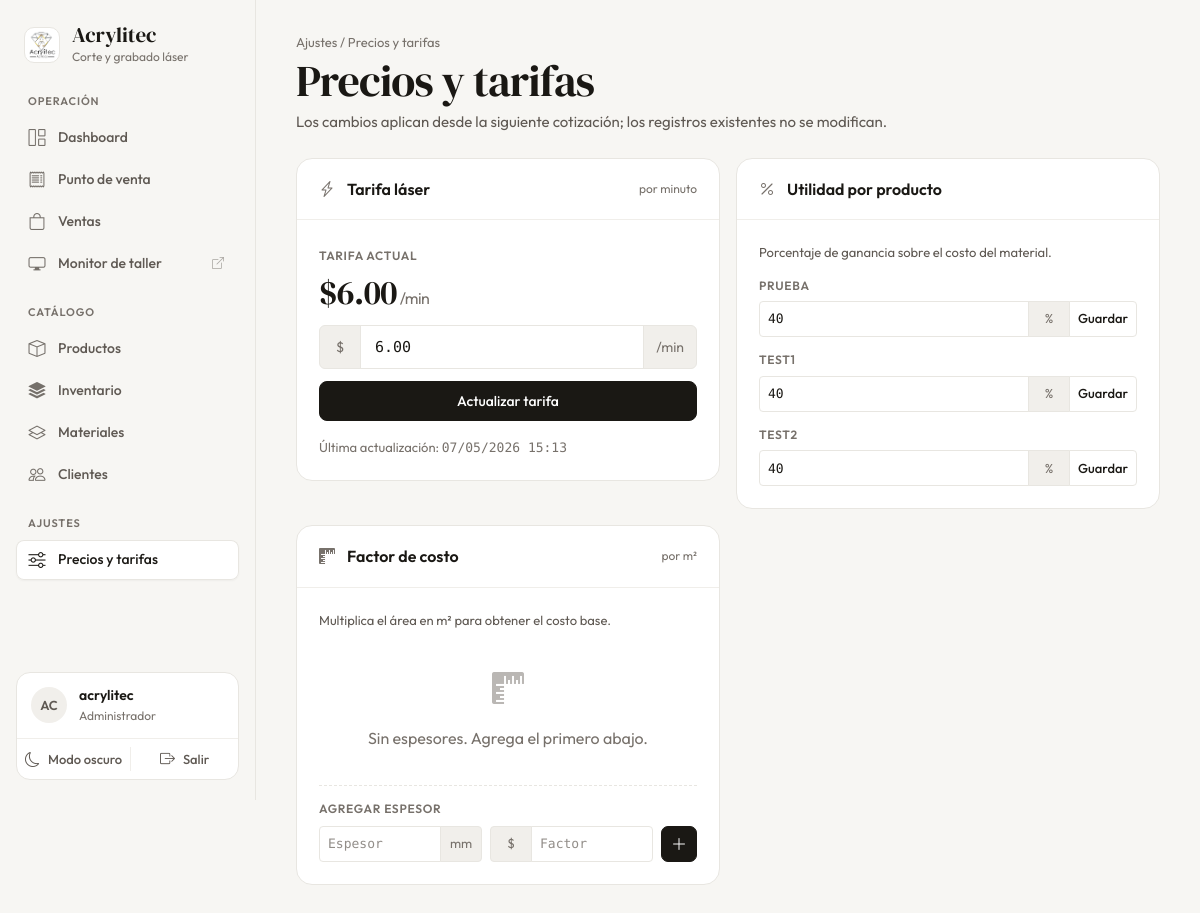
The app's page /configuracion/ (signed in) with its own data.
### gestion/models.py (models this page shows, shortened)
class ConfiguracionPrecios(models.Model):
    tarifa_laser_minuto = models.DecimalField(
        max_digits=8, decimal_places=2, default=15.00,
        verbose_name="Tarifa láser por minuto ($)"
    )
    actualizado = models.DateTimeField(auto_now=True)
    class Meta:
        managed = True
        db_table = 'configuracion_precios'
        verbose_name = "Configuración de Precios"
        verbose_name_plural = "Configuración de Precios"
    @classmethod
    def get_config(cls):
        obj, _ = cls.objects.get_or_create(pk=1)
        return obj

class Productos(models.Model):
    id_producto = models.AutoField(primary_key=True)
    nombre = models.CharField(max_length=100, blank=True, null=True)
    detalle = models.CharField(max_length=100, blank=True, null=True)
    precio_fijo = models.DecimalField(max_digits=10, decimal_places=2, blank=True, null=True, verbose_name="Precio Fijo (Opcional)")
    porcentaje_utilidad = models.IntegerField(default=40)
    foto = models.CharField(max_length=255, blank=True, null=True)
    stock_actual = models.IntegerField(default=0, verbose_name="Stock Actual")
    stock_minimo = models.IntegerField(default=0, verbose_name="Stock Mínimo")
    class Meta:
        managed = True
        db_table = 'productos'
        verbose_name = "Producto"
        verbose_name_plural = "Productos"

### gestion/views.py (the view, shortened to what this page needs)
# urls.py: path('configuracion/', views.configuracion_precios, name='configuracion_precios'),
@login_required
def configuracion_precios(request):
    config = ConfiguracionPrecios.get_config()
    productos = Productos.objects.all()
    tabuladores = TabuladorCostos.objects.order_by('espesor_mm')
    return render(request, 'gestion/configuracion_precios.html', {
        'config': config, 'productos': productos, 'tabuladores': tabuladores,
    })

### gestion/templates/gestion/configuracion_precios.html (shortened to what this page needs)
{% extends 'gestion/base.html' %}
{% block content %}
<header class="page-header">
    <div class="page-heading">
        <span class="page-eyebrow">Ajustes / Precios y tarifas</span>
        <h1 class="page-title">Precios y tarifas</h1>
        <p class="page-subtitle">Los cambios aplican desde la siguiente cotización; los registros existentes no se modifican.</p>
    </div>
</header>
<div style="display: grid; grid-template-columns: repeat(auto-fit, minmax(300px, 1fr)); gap: 16px; align-items: start;">
    <section class="card">
        <div class="card-header">
            <span class="card-title-row"><i class="bi bi-lightning-charge" style="color: var(--clr-text-muted);"></i>Tarifa láser</span>
            <span class="card-hint">por minuto</span>
        </div>
        <div class="card-body" style="display: flex; flex-direction: column; gap: 16px;">
            <div>
                <span class="eyebrow">Tarifa actual</span>
                <div class="serif" style="margin-top: 8px; font-size: 2.125rem; line-height: 1;">${{ config.tarifa_laser_minuto }}<span class="text-muted" style="font-family: var(--font-sans); font-size: 1rem;"> /min</span></div>
            </div>
            <form method="POST" style="display: flex; flex-direction: column; gap: 12px;">
                <div class="input-group">
                    <span class="input-group-text">$</span>
                    <input type="number" name="tarifa_laser_minuto" step="0.50" min="1"
                           value="{{ config.tarifa_laser_minuto }}" class="form-control" required aria-label="Tarifa por minuto">
                    <span class="input-group-text">/min</span>
                </div>
                <button type="submit" class="btn btn-primary w-100">Actualizar tarifa</button>
            </form>
            <span class="text-muted" style="font-size: 0.8125rem;">Última actualización: <span class="text-num">{{ config.actualizado|date:"d/m/Y H:i" }}</span></span>
        </div>
    </section>
    <section class="card">
        <div class="card-header">
            <span class="card-title-row"><i class="bi bi-percent" style="color: var(--clr-text-muted);"></i>Utilidad por producto</span>
        </div>
        <div class="card-body" style="display: flex; flex-direction: column; gap: 14px;">
            <p style="margin: 0; font-size: 0.8125rem;">Porcentaje de ganancia sobre el costo del material.</p>
            {% for prod in productos %}
            <form method="POST" style="display: flex; flex-direction: column; gap: 6px;">
                <label class="form-label" style="margin: 0;" for="util{{ prod.id_producto }}">{{ prod.nombre }}</label>
                <div class="input-group input-group-sm">
                    <input type="number" id="util{{ prod.id_producto }}" name="porcentaje_utilidad" min="0" max="500"
                           value="{{ prod.porcentaje_utilidad }}" class="form-control" required>
                    <span class="input-group-text">%</span>
                    <button type="submit" class="btn btn-sm">Guardar</button>
                </div>
            </form>
            {% empty %}
            <p class="text-muted" style="margin: 0;">No hay productos. <a href="{% url 'lista_productos' %}" style="text-decoration: underline;">Agrega uno.</a></p>
            {% endfor %}
        </div>
    </section>
    <section class="card">
        <div class="card-header">
            <span class="card-title-row"><i class="bi bi-rulers" style="color: var(--clr-text-muted);"></i>Factor de costo</span>
            <span class="card-hint">por m²</span>
        </div>
        <div class="card-body" style="display: flex; flex-direction: column; gap: 14px;">
            <p style="margin: 0; font-size: 0.8125rem;">Multiplica el área en m² para obtener el costo base.</p>
            {% for tab in tabuladores %}
            <div style="display: flex; flex-direction: column; gap: 6px;">
                <span class="form-label" style="margin: 0;">Espesor {{ tab.espesor_mm }} mm</span>
                <div style="display: flex; gap: 8px; align-items: center;">
                    <form method="POST" style="flex: 1; margin: 0;">
                        {% csrf_token %}
                        <input type="hidden" name="accion" value="factor_costo">
                        <input type="hidden" name="tabulador_id" value="{{ tab.id_tabulador }}">
                        <div class="input-group input-group-sm">
                            <span class="input-group-text">$</span>
                            <input type="number" name="factor_costo" step="0.01" min="1"
                                   value="{{ tab.factor_costo }}" class="form-control" required aria-label="Factor para {{ tab.espesor_mm }} mm">
                            <span class="input-group-text">/m²</span>
                            <button type="submit" class="btn btn-sm">Guardar</button>
                        </div>
                    </form>
                    <form method="POST" style="margin: 0;" onsubmit="return confirm('¿Eliminar el espesor de {{ tab.espesor_mm }} mm?');">
                        {% csrf_token %}
                        <input type="hidden" name="accion" value="eliminar_tabulador">
                        <input type="hidden" name="tabulador_id" value="{{ tab.id_tabulador }}">
                        <button type="submit" class="btn btn-sm btn-outline-danger btn-icon" title="Eliminar espesor" aria-label="Eliminar espesor de {{ tab.espesor_mm }} mm">
                            <i class="bi bi-trash3"></i>
                        </button>
                    </form>
                </div>
            </div>
            {% empty %}
            <div class="empty-state" style="padding: 20px 0;">
                <i class="bi bi-rulers"></i>
                <p>Sin espesores. Agrega el primero abajo.</p>
            </div>
            {% endfor %}
            <form method="POST" style="display: flex; flex-direction: column; gap: 8px; padding-top: 14px; border-top: 1px dashed var(--clr-border);">
                <span class="form-label" style="margin: 0;">Agregar espesor</span>
                <div style="display: flex; gap: 8px;">
                    <div class="input-group input-group-sm" style="flex: 1;">
                        <input type="number" name="espesor_mm" min="1" placeholder="Espesor" class="form-control" required aria-label="Espesor en mm">
                        <span class="input-group-text">mm</span>
                    </div>
                    <div class="input-group input-group-sm" style="flex: 1;">
                        <span class="input-group-text">$</span>
                        <input type="number" name="factor_costo_nuevo" step="0.01" placeholder="Factor" class="form-control" required aria-label="Factor de costo">
                    </div>
                    <button type="submit" class="btn btn-sm btn-primary btn-icon" aria-label="Agregar espesor"><i class="bi bi-plus-lg"></i></button>
                </div>
            </form>
        </div>
    </section>
</div>
{% endblock %}

### gestion/templates/gestion/base.html (shortened to what this page needs)
{% load static %}
<!DOCTYPE html>
<html lang="es">
<head>
    <link href="https://cdn.jsdelivr.net/npm/bootstrap@5.3.0/dist/css/bootstrap.min.css" rel="stylesheet">
    <link href="https://cdn.jsdelivr.net/npm/bootstrap-icons@1.11.3/font/bootstrap-icons.min.css" rel="stylesheet">
    <link href="https://cdn.jsdelivr.net/npm/select2@4.1.0-rc.0/dist/css/select2.min.css" rel="stylesheet">
    <link href="https://cdn.jsdelivr.net/npm/select2-bootstrap-5-theme@1.3.0/dist/select2-bootstrap-5-theme.min.css" rel="stylesheet">
    <link href="{% static 'gestion/css/main.css' %}" rel="stylesheet">
</head>
<body>
{% with url_name=request.resolver_match.url_name %}
<div class="app-shell">
    <aside class="sidebar" id="sidebar" aria-label="Navegación principal">
        <a class="sidebar-brand" href="{% url 'dashboard' %}">
            <span class="sidebar-logo"><img src="{% static 'gestion/img/logo_acrylitec.png' %}" alt=""></span>
            <span class="sidebar-brand-text">
                <span class="sidebar-brand-name">Acrylitec</span>
                <span class="sidebar-brand-sub">Corte y grabado láser</span>
            </span>
        </a>
        <nav class="sidebar-nav">
            <div class="nav-group">
                <span class="nav-group-label">Operación</span>
                {% if request.user.is_superuser or request.user.groups.all.0.name == 'Administrador' %}
                <a class="side-link {% if url_name == 'dashboard' %}active{% endif %}" href="{% url 'dashboard' %}" {% if url_name == 'dashboard' %}aria-current="page"{% endif %}>
                    <i class="bi bi-grid-1x2"></i><span>Dashboard</span>
                </a>
                {% endif %}
                <a class="side-link {% if url_name == 'nuevo_pedido' %}active{% endif %}" href="{% url 'nuevo_pedido' %}" {% if url_name == 'nuevo_pedido' %}aria-current="page"{% endif %}>
                    <i class="bi bi-receipt"></i><span>Punto de venta</span>
                </a>
                <a class="side-link {% if url_name == 'lista_ventas' or url_name == 'detalle_venta' %}active{% endif %}" href="{% url 'lista_ventas' %}" {% if url_name == 'lista_ventas' %}aria-current="page"{% endif %}>
                    <i class="bi bi-bag"></i><span>Ventas</span>
                </a>
                <a class="side-link" href="{% url 'pantalla_pendientes' %}" target="_blank" rel="noopener">
                    <i class="bi bi-display"></i><span>Monitor de taller</span><i class="bi bi-box-arrow-up-right ext" aria-hidden="true"></i>
                </a>
            </div>
            <div class="nav-group">
                <span class="nav-group-label">Catálogo</span>
                <a class="side-link {% if url_name == 'lista_productos' or url_name == 'crear_producto' or url_name == 'editar_producto' or url_name == 'eliminar_producto' %}active{% endif %}" href="{% url 'lista_productos' %}">
                    <i class="bi bi-box"></i><span>Productos</span>
                </a>
                <a class="side-link {% if url_name == 'inventario_productos' or url_name == 'editar_stock_producto' %}active{% endif %}" href="{% url 'inventario_productos' %}">
                    <i class="bi bi-stack"></i><span>Inventario</span>
                </a>
                <a class="side-link {% if url_name == 'lista_materiales' or url_name == 'crear_material' or url_name == 'eliminar_material' %}active{% endif %}" href="{% url 'lista_materiales' %}">
                    <i class="bi bi-layers"></i><span>Materiales</span>
                </a>
                <a class="side-link {% if url_name == 'lista_clientes' or url_name == 'crear_cliente' or url_name == 'eliminar_cliente' %}active{% endif %}" href="{% url 'lista_clientes' %}">
                    <i class="bi bi-people"></i><span>Clientes</span>
                </a>
            </div>
            {% if request.user.is_superuser or request.user.groups.all.0.name == 'Administrador' %}
            <div class="nav-group">
                <span class="nav-group-label">Ajustes</span>
                <a class="side-link {% if url_name == 'configuracion_precios' %}active{% endif %}" href="{% url 'configuracion_precios' %}">
                    <i class="bi bi-sliders"></i><span>Precios y tarifas</span>
                </a>
            </div>
            {% endif %}
        </nav>
        <div class="sidebar-user">
            <div class="sidebar-user-info">
                <span class="avatar">{{ request.user.username|slice:":2"|upper }}</span>
                <span class="sidebar-user-text">
                    <span class="sidebar-user-name">{{ request.user.get_full_name|default:request.user.username }}</span>
                    <span class="sidebar-user-role">{% if request.user.is_superuser %}Administrador{% else %}{{ request.user.groups.all.0.name|default:"Usuario" }}{% endif %}</span>
                </span>
            </div>
            <div class="sidebar-user-actions">
                <button class="sidebar-action theme-toggle" type="button" data-theme-toggle aria-label="Cambiar a modo oscuro">
                    <span class="sidebar-action-icon" aria-hidden="true">
                        <i class="bi bi-moon theme-toggle__moon"></i>
                    </span>
                    <span class="theme-label-light">Modo oscuro</span>
                </button>
                <a class="sidebar-action sidebar-action--logout" href="{% url 'logout' %}">
                    <i class="bi bi-box-arrow-right" aria-hidden="true"></i>
                    <span>Salir</span>
                </a>
            </div>
        </div>
    </aside>
    <div class="app-main">
        <main class="page" id="contenido">
            {% block content %}
            {% endblock %}
        </main>
    </div>
</div>
{% endwith %}
</body>
</html>

### records on screen
ConfiguracionPrecios: tarifa_laser_minuto "6.00", actualizado "07/05/2026 15:13"
Productos: nombre "PRUEBA", porcentaje_utilidad "40"
Productos: nombre "TEST1", porcentaje_utilidad "40"
Productos: nombre "TEST2", porcentaje_utilidad "40"

### other values on screen
{{ request.user.username|slice:":2"|upper }} "AC"
{{ request.user.get_full_name|default:request.user.username }} "acrylitec"
